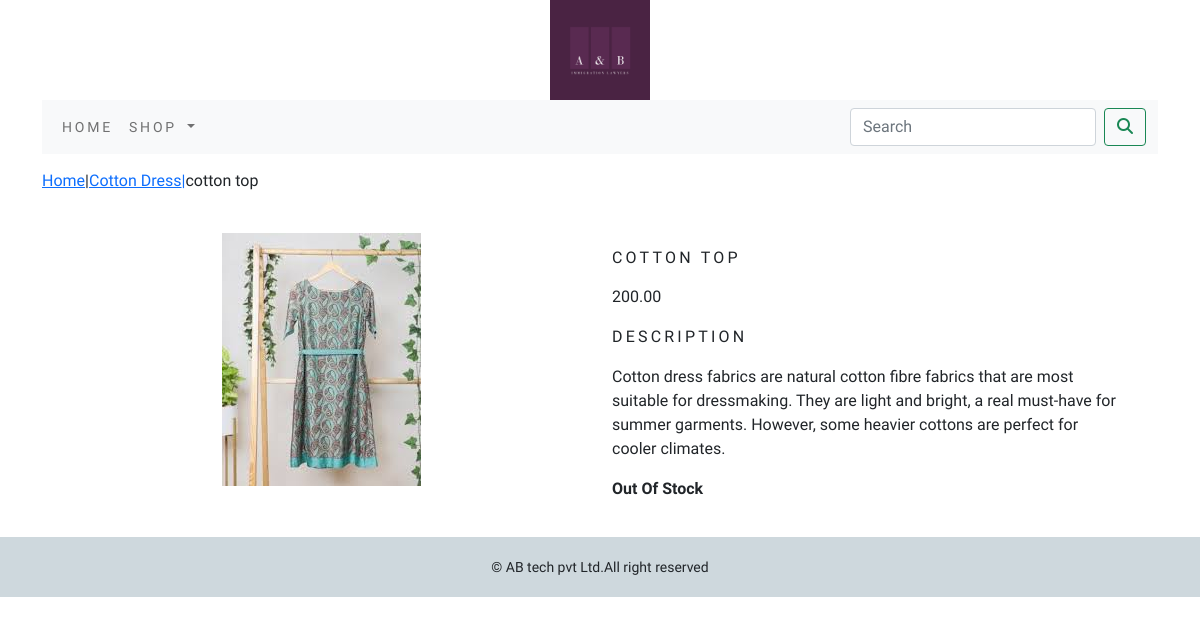
The page /shop/cotton-dress/dress/ on the database its author committed.
### shop/models.py (models this page shows, shortened)
class Product(models.Model):
    name = models.CharField(max_length=250, unique=True)
    slug = models.SlugField(max_length=250, unique=True)
    description = models.TextField(blank=True)
    price=models.DecimalField(max_digits=10,decimal_places=2)
    category=models.ForeignKey(Category,on_delete=models.CASCADE)
    img=models.ImageField(upload_to='product',blank=True)
    stock=models.IntegerField()
    available=models.BooleanField(default=True)
    created=models.DateTimeField(auto_now_add=True)
    updated=models.DateTimeField(auto_now=True)
    class Meta:
        ordering=('name',)
        verbose_name='product'
        verbose_name_plural='products'

class Category(models.Model):
    name=models.CharField(max_length=250,unique=True)
    slug=models.SlugField(max_length=250,unique=True)
    description=models.TextField(blank=True)
    img=models.ImageField(upload_to='category',blank=True)
    class Meta:
        ordering=('name',)
        verbose_name='category'
        verbose_name_plural='categories'
    def get_url(self):
        return reverse('shop:product_by_category',args=[self.slug])
    def __str__(self):
        return '{}'.format(self.name)

### shop/views.py (the view)
# urls.py: path('<slug:c_slug>/<slug:product_slug>/', views.proDetail, name='prodCatdetail')
def proDetail(request,c_slug,product_slug):
    try:
        product=Product.objects.get(category__slug=c_slug,slug=product_slug)
    except Exception as e:
        raise e
    return render(request,'product.html',{'product':product})

### cart/context_processors.py (called while the page is built)
def counter(request):
    item_count=0
    if 'admin' in request.path:
        return {}
    else:
        try:
            cart=Cart.objects.filter(cart_id=_cart_id(request))
            cart_items=CartItem.objects.all().filter(cart=cart[:1])
            for cart_item in cart_items:
                item_count += cart_item.quantity
        except Cart.DoesNotExists:
            item_count=0
    return dict(item_count=item_count)

### cart/views.py (called while the page is built)
def _cart_id(request):
    cart=request.session.session_key
    if not cart:
        cart = request.session.create()
    return cart

### shop/context_processors.py (called while the page is built)
def menu_links(request):
    links = Category.objects.all()
    return dict(links=links)

### templates/product.html (shortened to what this page needs)
{% extends 'base.html' %}
{% load static %}
{% block content %}
    <div class="my_prod_row_class">
        <div class="mx_auto">
            <p><a href="{% url 'shop:allProdCat' %}">Home</a>|<a href="{{product.category.get_url}}">{{product.category}}|</a>{{product.name}} </p>
        </div>
    <div class="container">
    <br>
    <div class="row">
        <div class="col-12 col-sm-12 col-md-12 col-lg-6 text-center">
            <div class="min-width:18rem">
                <img src="{{product.img.url}}" alt="{{product.name}}">
            </div>
        </div>
            <div class="col-12 col-sm-12 col-md-12 col-lg-6">
                <div>
                    <h1 class="my_prod_title">{{product.name}}</h1>
                    <p>{{product.price}}</p>
                    <p class="my_title">Description</p>
                    <p class="text-justify my_prod_text">{{product.description}}</p>
                    {% if product.stock <= 0 %}
                        <p class="text-justify my_prod_text"><b>Out Of Stock</b></p>
                    {% else %}
                        <a class="btn btn-secondary" href="{% url 'cart:add_cart' product.id %}">Add To Cart</a>
                    {% endif %}
                </div>
            </div>
        </div>
    </div>
    </div>
{% endblock %}

### static/css/custome.css (style rules this page uses)
body { font-family: 'Uchen', serif; }
.my_title { font-size:16px; text-transform:uppercase; letter-spacing: .2em; }
.my_prod_row_class { padding-top: 15px; padding-bottom: 20px; }
.my_prod_title { font-size: 16px; text-transform: uppercase; letter-spacing: .2em; padding-top: 15px; padding-bottom: 10px; }
.my_prod_text { padding-right:20px; }

### rows shown on the page
Product: category "Cotton Dress", name "cotton top", img (picture), name "COTTON TOP", price "200.00", description "Cotton dress fabrics are natural cotton fibre fabrics that are most suitable for dressmaking. They are light and bright, a real must-have for summer garments. However, some heavier cottons are perfect for cooler climates."
